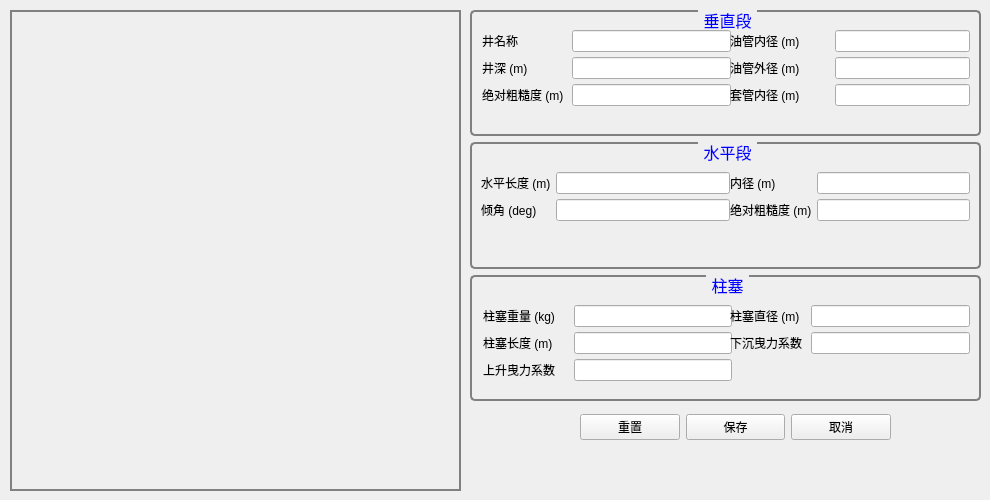
           <widget class="QWidget" name="tabWell">
            <attribute name="title">
             <string>井参数</string>
            </attribute>
            <widget class="QLabel" name="label_wellGeometry">
             <property name="geometry">
              <rect>
               <x>10</x>
               <y>10</y>
               <width>451</width>
               <height>481</height>
              </rect>
             </property>
             <property name="styleSheet">
              <string notr="true">border: 2px solid gray;</string>
             </property>
             <property name="text">
              <string/>
             </property>
             <property name="pixmap">
              <pixmap resource="plunger_ico.qrc">:/plunger/icons/plunger_system.png</pixmap>
             </property>
             <property name="scaledContents">
              <bool>true</bool>
             </property>
            </widget>
            <widget class="QWidget" name="layoutWidget">
             <property name="geometry">
              <rect>
               <x>470</x>
               <y>10</y>
               <width>511</width>
               <height>391</height>
              </rect>
             </property>
             <layout class="QVBoxLayout" name="verticalLayout_2">
              <item>
               <layout class="QVBoxLayout" name="verticalLayout">
                <item>
                 <widget class="QGroupBox" name="groupBox_vertical">
                  <property name="font">
                   <font>
                    <pointsize>12</pointsize>
                    <weight>50</weight>
                    <italic>false</italic>
                    <bold>false</bold>
                   </font>
                  </property>
                  <property name="styleSheet">
                   <string notr="true">QGroupBox {
    background-color: qlineargradient(x1: 0, y1: 0, x2: 0, y2: 1,
                                      stop: 0 #E0E0E0, stop: 1 #FFFFFF);
    border: 2px solid gray;
    border-radius: 5px;
    margin-top: 1ex; /* leave space at the top for the title */
	font: 12pt;
}

QGroupBox::title {
    subcontrol-origin: margin;
    subcontrol-position: top center; /* position at the top center */
    padding: 0 3px;
    background-color: qlineargradient(x1: 0, y1: 0, x2: 0, y2: 1,
                                      stop: 0 #FFDD00, stop: 1 #FBB034);
	border-radius:2px;
	color:blue;
}</string>
                  </property>
                  <property name="title">
                   <string>垂直段</string>
                  </property>
                  <widget class="QWidget" name="formLayoutWidget">
                   <property name="geometry">
                    <rect>
                     <x>12</x>
                     <y>20</y>
                     <width>249</width>
                     <height>81</height>
                    </rect>
                   </property>
                   <layout class="QFormLayout" name="formLayout">
                    <property name="horizontalSpacing">
                     <number>5</number>
                    </property>
                    <property name="verticalSpacing">
                     <number>5</number>
                    </property>
                    <item row="0" column="0">
                     <widget class="QLabel" name="label_wellName">
                      <property name="text">
                       <string>井名称</string>
                      </property>
                     </widget>
                    </item>
                    <item row="0" column="1">
                     <widget class="QLineEdit" name="lineEdit_wellName">
                      <property name="maxLength">
                       <number>8</number>
                      </property>
                     </widget>
                    </item>
                    <item row="1" column="0">
                     <widget class="QLabel" name="label_wellDepth">
                      <property name="text">
                       <string>井深 (m)</string>
                      </property>
                     </widget>
                    </item>
                    <item row="1" column="1">
                     <widget class="QLineEdit" name="lineEdit_wellDepth">
                      <property name="maxLength">
                       <number>8</number>
                      </property>
                     </widget>
                    </item>
                    <item row="2" column="0">
                     <widget class="QLabel" name="label_absoluteRoughness">
                      <property name="text">
                       <string>绝对粗糙度 (m) </string>
                      </property>
                     </widget>
                    </item>
                    <item row="2" column="1">
                     <widget class="QLineEdit" name="lineEdit_absoluteRoughnessV">
                      <property name="maxLength">
                       <number>8</number>
                      </property>
                     </widget>
                    </item>
                   </layout>
                  </widget>
                  <widget class="QWidget" name="formLayoutWidget_2">
                   <property name="geometry">
                    <rect>
                     <x>260</x>
                     <y>20</y>
                     <width>240</width>
                     <height>81</height>
                    </rect>
                   </property>
                   <layout class="QFormLayout" name="formLayout_2">
                    <property name="horizontalSpacing">
                     <number>5</number>
                    </property>
                    <property name="verticalSpacing">
                     <number>5</number>
                    </property>
                    <item row="0" column="0">
                     <widget class="QLabel" name="label_tubingID">
                      <property name="text">
                       <string>油管内径 (m)</string>
                      </property>
                     </widget>
                    </item>
                    <item row="0" column="1">
                     <widget class="QLineEdit" name="lineEdit_tubingID">
                      <property name="maxLength">
                       <number>8</number>
                      </property>
                     </widget>
                    </item>
                    <item row="1" column="0">
                     <widget class="QLabel" name="label_tubingOD">
                      <property name="text">
                       <string>油管外径 (m)</string>
                      </property>
                     </widget>
                    </item>
                    <item row="1" column="1">
                     <widget class="QLineEdit" name="lineEdit_tubingOD">
                      <property name="maxLength">
                       <number>8</number>
                      </property>
                     </widget>
                    </item>
                    <item row="2" column="0">
                     <widget class="QLabel" name="label_casingID">
                      <property name="text">
                       <string>套管内径 (m)         </string>
                      </property>
                     </widget>
                    </item>
                    <item row="2" column="1">
                     <widget class="QLineEdit" name="lineEdit_casingID">
                      <property name="maxLength">
                       <number>8</number>
                      </property>
                     </widget>
                    </item>
                   </layout>
                  </widget>
                 </widget>
                </item>
                <item>
                 <widget class="QGroupBox" name="groupBox_horizontal">
                  <property name="font">
                   <font>
                    <pointsize>12</pointsize>
                    <weight>50</weight>
                    <italic>false</italic>
                    <bold>false</bold>
                   </font>
                  </property>
                  <property name="styleSheet">
                   <string notr="true">QGroupBox {
    background-color: qlineargradient(x1: 0, y1: 0, x2: 0, y2: 1,
                                      stop: 0 #E0E0E0, stop: 1 #FFFFFF);
    border: 2px solid gray;
    border-radius: 5px;
    margin-top: 1ex; /* leave space at the top for the title */
	font: 12pt;
}

QGroupBox::title {
    subcontrol-origin: margin;
    subcontrol-position: top center; /* position at the top center */
    padding: 0 3px;
    background-color: qlineargradient(x1: 0, y1: 0, x2: 0, y2: 1,
                                      stop: 0 #FFDD00, stop: 1 #FBB034);
	border-radius:2px;
	color:blue;
}</string>
                  </property>
                  <property name="title">
                   <string>水平段</string>
                  </property>
                  <widget class="QWidget" name="formLayoutWidget_4">
                   <property name="geometry">
                    <rect>
                     <x>11</x>
                     <y>30</y>
                     <width>249</width>
                     <height>71</height>
                    </rect>
                   </property>
                   <layout class="QFormLayout" name="formLayout_4">
                    <property name="horizontalSpacing">
                     <number>5</number>
                    </property>
                    <property name="verticalSpacing">
                     <number>5</number>
                    </property>
                    <item row="0" column="0">
                     <widget class="QLabel" name="label_horizontalLength">
                      <property name="text">
                       <string>水平长度 (m)</string>
                      </property>
                     </widget>
                    </item>
                    <item row="0" column="1">
                     <widget class="QLineEdit" name="lineEdit_horizontalLength">
                      <property name="maxLength">
                       <number>8</number>
                      </property>
                     </widget>
                    </item>
                    <item row="1" column="0">
                     <widget class="QLabel" name="label_inclinationAngle">
                      <property name="text">
                       <string>倾角 (deg)</string>
                      </property>
                     </widget>
                    </item>
                    <item row="1" column="1">
                     <widget class="QLineEdit" name="lineEdit_inclinationAngle">
                      <property name="maxLength">
                       <number>8</number>
                      </property>
                     </widget>
                    </item>
                   </layout>
                  </widget>
                  <widget class="QWidget" name="formLayoutWidget_5">
                   <property name="geometry">
                    <rect>
                     <x>260</x>
                     <y>30</y>
                     <width>240</width>
                     <height>71</height>
                    </rect>
                   </property>
                   <layout class="QFormLayout" name="formLayout_5">
                    <property name="horizontalSpacing">
                     <number>5</number>
                    </property>
                    <property name="verticalSpacing">
                     <number>5</number>
                    </property>
                    <item row="0" column="0">
                     <widget class="QLabel" name="label_horizontalAngle">
                      <property name="text">
                       <string>内径 (m)</string>
                      </property>
                     </widget>
                    </item>
                    <item row="0" column="1">
                     <widget class="QLineEdit" name="lineEdit_innerDiameter">
                      <property name="maxLength">
                       <number>8</number>
                      </property>
                     </widget>
                    </item>
                    <item row="1" column="0">
                     <widget class="QLabel" name="label_innerDiameter">
                      <property name="text">
                       <string>绝对粗糙度 (m)</string>
                      </property>
                     </widget>
                    </item>
                    <item row="1" column="1">
                     <widget class="QLineEdit" name="lineEdit_absoluteRoughnessH">
                      <property name="maxLength">
                       <number>8</number>
                      </property>
                     </widget>
                    </item>
                   </layout>
                  </widget>
                 </widget>
                </item>
                <item>
                 <widget class="QGroupBox" name="groupBox_plunger">
                  <property name="font">
                   <font>
                    <pointsize>12</pointsize>
                    <weight>50</weight>
                    <italic>false</italic>
                    <bold>false</bold>
                   </font>
                  </property>
                  <property name="styleSheet">
                   <string notr="true">QGroupBox {
    background-color: qlineargradient(x1: 0, y1: 0, x2: 0, y2: 1,
                                      stop: 0 #E0E0E0, stop: 1 #FFFFFF);
    border: 2px solid gray;
    border-radius: 5px;
    margin-top: 1ex; /* leave space at the top for the title */
	font: 12pt;
}

QGroupBox::title {
    subcontrol-origin: margin;
    subcontrol-position: top center; /* position at the top center */
    padding: 0 3px;
    background-color: qlineargradient(x1: 0, y1: 0, x2: 0, y2: 1,
                                      stop: 0 #FFDD00, stop: 1 #FBB034);
	border-radius:2px;
	color:blue;
}</string>
                  </property>
                  <property name="title">
                   <string>柱塞</string>
                  </property>
                  <widget class="QWidget" name="formLayoutWidget_6">
                   <property name="geometry">
                    <rect>
                     <x>13</x>
                     <y>30</y>
                     <width>249</width>
                     <height>81</height>
                    </rect>
                   </property>
                   <layout class="QFormLayout" name="formLayout_6">
                    <property name="horizontalSpacing">
                     <number>5</number>
                    </property>
                    <property name="verticalSpacing">
                     <number>5</number>
                    </property>
                    <item row="0" column="0">
                     <widget class="QLabel" name="label_plungerWeight">
                      <property name="text">
                       <string>柱塞重量 (kg)    </string>
                      </property>
                     </widget>
                    </item>
                    <item row="0" column="1">
                     <widget class="QLineEdit" name="lineEdit_plungerWeight">
                      <property name="maxLength">
                       <number>8</number>
                      </property>
                     </widget>
                    </item>
                    <item row="1" column="0">
                     <widget class="QLabel" name="label_plungerLength">
                      <property name="text">
                       <string>柱塞长度 (m)</string>
                      </property>
                     </widget>
                    </item>
                    <item row="2" column="0">
                     <widget class="QLabel" name="label_plungerRise">
                      <property name="text">
                       <string>上升曳力系数</string>
                      </property>
                     </widget>
                    </item>
                    <item row="1" column="1">
                     <widget class="QLineEdit" name="lineEdit_plungerLength">
                      <property name="maxLength">
                       <number>8</number>
                      </property>
                     </widget>
                    </item>
                    <item row="2" column="1">
                     <widget class="QLineEdit" name="lineEdit_plungerRise">
                      <property name="maxLength">
                       <number>8</number>
                      </property>
                     </widget>
                    </item>
                   </layout>
                  </widget>
                  <widget class="QWidget" name="formLayoutWidget_7">
                   <property name="geometry">
                    <rect>
                     <x>260</x>
                     <y>30</y>
                     <width>240</width>
                     <height>71</height>
                    </rect>
                   </property>
                   <layout class="QFormLayout" name="formLayout_7">
                    <property name="horizontalSpacing">
                     <number>5</number>
                    </property>
                    <property name="verticalSpacing">
                     <number>5</number>
                    </property>
                    <item row="0" column="0">
                     <widget class="QLabel" name="label_plungerDiameter">
                      <property name="text">
                       <string>柱塞直径 (m)  </string>
                      </property>
                     </widget>
                    </item>
                    <item row="0" column="1">
                     <widget class="QLineEdit" name="lineEdit_plungerDiameter">
                      <property name="maxLength">
                       <number>8</number>
                      </property>
                     </widget>
                    </item>
                    <item row="1" column="0">
                     <widget class="QLabel" name="label_plungerDrag">
                      <property name="text">
                       <string>下沉曳力系数</string>
                      </property>
                     </widget>
                    </item>
                    <item row="1" column="1">
                     <widget class="QLineEdit" name="lineEdit_plungerDrag">
                      <property name="maxLength">
                       <number>8</number>
                      </property>
                     </widget>
                    </item>
                   </layout>
                  </widget>
                 </widget>
                </item>
               </layout>
              </item>
             </layout>
            </widget>
            <widget class="QWidget" name="layoutWidget">
             <property name="geometry">
              <rect>
               <x>580</x>
               <y>410</y>
               <width>311</width>
               <height>35</height>
              </rect>
             </property>
             <layout class="QHBoxLayout" name="horizontalLayout_6">
              <item>
               <widget class="QPushButton" name="btn_reset_WG">
                <property name="styleSheet">
                 <string notr="true">background-color: qlineargradient(x1: 0, y1: 0, x2: 0, y2: 1,
                                      stop: 0 #f6f7fa, stop: 1 #dadbde);

font: 12pt bold &quot;Arial&quot;;</string>
                </property>
                <property name="text">
                 <string>重置</string>
                </property>
                <property name="icon">
                 <iconset resource="plunger_ico.qrc">
                  <normaloff>:/plunger/icons/Reset.png</normaloff>:/plunger/icons/Reset.png</iconset>
                </property>
                <property name="iconSize">
                 <size>
                  <width>24</width>
                  <height>24</height>
                 </size>
                </property>
               </widget>
              </item>
              <item>
               <widget class="QPushButton" name="btn_save_WG">
                <property name="styleSheet">
                 <string notr="true">background-color: qlineargradient(x1: 0, y1: 0, x2: 0, y2: 1,
                                      stop: 0 #f6f7fa, stop: 1 #dadbde);

font: 12pt bold &quot;Arial&quot;;</string>
                </property>
                <property name="text">
                 <string>保存</string>
                </property>
                <property name="icon">
                 <iconset resource="plunger_ico.qrc">
                  <normaloff>:/plunger/icons/save.png</normaloff>:/plunger/icons/save.png</iconset>
                </property>
                <property name="iconSize">
                 <size>
                  <width>24</width>
                  <height>24</height>
                 </size>
                </property>
               </widget>
              </item>
              <item>
               <widget class="QPushButton" name="btn_cancel_WG">
                <property name="styleSheet">
                 <string notr="true">background-color: qlineargradient(x1: 0, y1: 0, x2: 0, y2: 1,
                                      stop: 0 #f6f7fa, stop: 1 #dadbde);

font: 12pt bold &quot;Arial&quot;;</string>
                </property>
                <property name="text">
                 <string>取消</string>
                </property>
                <property name="icon">
                 <iconset resource="plunger_ico.qrc">
                  <normaloff>:/plunger/icons/stop.png</normaloff>:/plunger/icons/stop.png</iconset>
                </property>
                <property name="iconSize">
                 <size>
                  <width>24</width>
                  <height>24</height>
                 </size>
                </property>
               </widget>
              </item>
             </layout>
            </widget>
           </widget>
